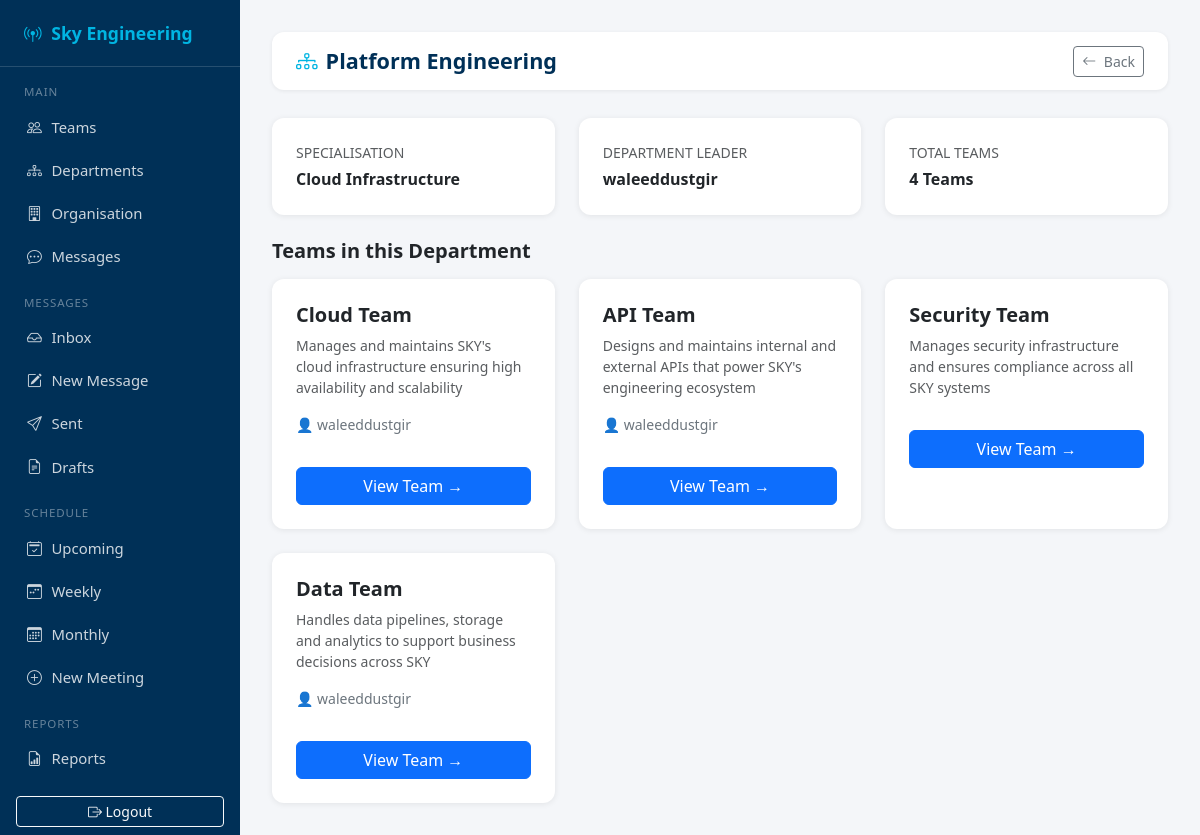
/organisation/department/2/, run on the app's committed database.
### organisation/models.py (models this page shows, shortened)
class Department(models.Model):
    name = models.CharField(max_length=200)
    specialisation = models.CharField(max_length=200)
    leader = models.ForeignKey(User, on_delete=models.SET_NULL, null=True, blank=True)

class Team(models.Model):
    name = models.CharField(max_length=200)
    department = models.ForeignKey(Department, on_delete=models.CASCADE)
    team_type = models.ForeignKey(TeamType, on_delete=models.SET_NULL, null=True, blank=True)
    mission = models.TextField(blank=True)
    manager = models.ForeignKey(User, on_delete=models.SET_NULL, null=True, blank=True)

### organisation/views.py (the view)
# urls.py: path('department/<int:pk>/', views.department_detail, name='department_detail'),
def department_detail(request, pk):
    department = get_object_or_404(Department, pk=pk)
    teams = Team.objects.filter(department=department)
    return render(request, 'organisation/department_detail.html', {
        'department': department,
        'teams': teams
    })

### organisation/templates/organisation/department_detail.html (shortened to what this page needs)
{% extends 'organisation/base_organisation.html' %}
{% block content %}
<div class="top-bar">
    <h1><i class="bi bi-diagram-3 me-2" style="color:var(--sky-blue)"></i>{{ department.name }}</h1>
    <a href="/organisation/departments/" class="btn btn-outline-secondary btn-sm">
        <i class="bi bi-arrow-left me-1"></i> Back
    </a>
</div>
<div class="row mb-4">
    <div class="col-md-4">
        <div class="card p-4">
            <small class="text-muted text-uppercase">Specialisation</small>
            <p class="fw-bold mb-0 mt-1">{{ department.specialisation }}</p>
        </div>
    </div>
    <div class="col-md-4">
        <div class="card p-4">
            <small class="text-muted text-uppercase">Department Leader</small>
            <p class="fw-bold mb-0 mt-1">{{ department.leader|default:"Not assigned" }}</p>
        </div>
    </div>
    <div class="col-md-4">
        <div class="card p-4">
            <small class="text-muted text-uppercase">Total Teams</small>
            <p class="fw-bold mb-0 mt-1">{{ teams.count }} Teams</p>
        </div>
    </div>
</div>
<h5 class="fw-bold mb-3">Teams in this Department</h5>
<div class="row g-4">
    {% for team in teams %}
    <div class="col-md-4">
        <div class="card h-100 p-4">
            <h5 class="fw-bold">{{ team.name }}</h5>
            <p class="text-muted small">{{ team.mission|default:"No mission statement yet." }}</p>
            {% if team.manager %}
            <p class="small text-secondary">👤 {{ team.manager }}</p>
            {% endif %}
            <a href="/organisation/team/{{ team.pk }}/" class="btn btn-primary mt-3 w-100">View Team →</a>
        </div>
    </div>
    {% empty %}
    <div class="col-12"><div class="alert alert-info">No teams in this department yet.</div></div>
    {% endfor %}
</div>
{% endblock %}

### organisation/templates/organisation/base_organisation.html (style rules this page uses)
:root { --sky-blue: #00b5e2; --sky-dark: #003057; --sky-light: #e8f7fc; --sidebar-w: 240px; }
body { background: #f4f6f9; font-family: 'Segoe UI', sans-serif; }
.top-bar { background: #fff; border-radius: 12px; padding: .85rem 1.5rem; margin-bottom: 1.75rem; display: flex; align-items: center; justify-content: space-between; box-shadow: 0 1px 4px rgba(0,0,0,.07); }
.top-bar h1 { font-size: 1.35rem; font-weight: 700; color: var(--sky-dark); margin: 0; }
.card { border: none; border-radius: 12px; box-shadow: 0 1px 6px rgba(0,0,0,.08); }

### data on the page
Department: name "Platform Engineering", specialisation "Cloud Infrastructure", leader "waleeddustgir"
Team: name "Cloud Team", mission "Manages and maintains SKY's cloud infrastructure ensuring high availability and scalability", manager "waleeddustgir"
Team: name "API Team", mission "Designs and maintains internal and external APIs that power SKY's engineering ecosystem", manager "waleeddustgir"
Team: name "Security Team", mission "Manages security infrastructure and ensures compliance across all SKY systems"
Team: name "Data Team", mission "Handles data pipelines, storage and analytics to support business decisions across SKY", manager "waleeddustgir"

### other printed values
{{ teams.count }} "4"
